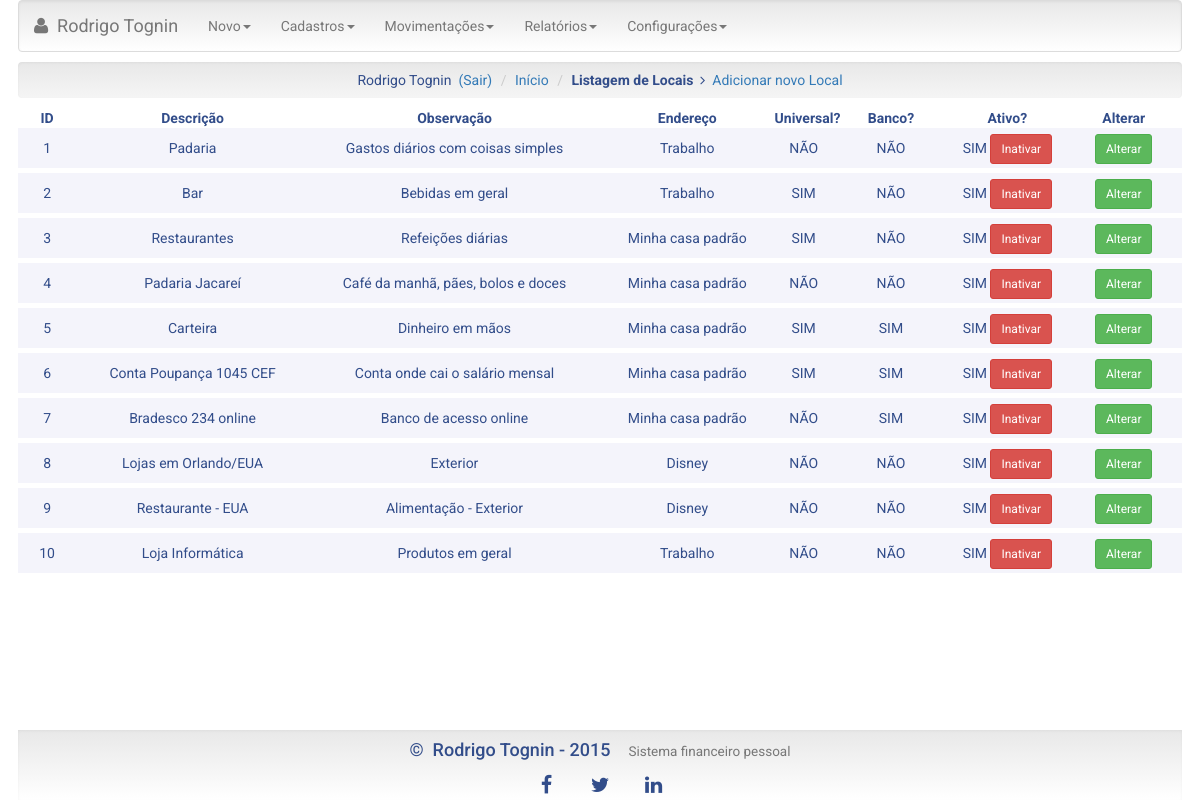
/lista_local.php (signed in), run on the app's committed database.
### tables this page shows
CREATE TABLE IF NOT EXISTS `locais_tb` (
  `loc_id` int(10) NOT NULL AUTO_INCREMENT,
  `loc_usu_id` int(10) NOT NULL,
  `loc_end_usu` int(10) NOT NULL,
  `loc_descricao` varchar(50) NOT NULL,
  `loc_observacao` varchar(250) DEFAULT NULL,
  `loc_ativo` char(1) NOT NULL,
  `loc_banco` char(1) NOT NULL,
  `loc_universal` char(1) NOT NULL,
  PRIMARY KEY (`loc_id`)
);

CREATE TABLE IF NOT EXISTS `enderecos_tb` (
  `end_id` int(10) NOT NULL AUTO_INCREMENT,
  `end_usu_id` int(10) NOT NULL,
  `end_descricao` varchar(50) NOT NULL,
  `end_endereco` varchar(50) DEFAULT NULL,
  `end_numero` varchar(10) DEFAULT NULL,
  `end_complemento` varchar(50) DEFAULT NULL,
  `end_bairro` varchar(50) DEFAULT NULL,
  `end_cidade` varchar(50) NOT NULL,
  `end_estado` char(2) NOT NULL,
  `end_cep` int(8) DEFAULT NULL,
  `end_pais` varchar(20) DEFAULT NULL,
  `end_padrao` char(1) DEFAULT NULL,
  `end_ativo` char(1) NOT NULL,
  PRIMARY KEY (`end_id`)
);

### lista_local.php (the view, shortened to what this page needs)
<?php
   require_once('includes/conexao/conexao.class.php');
   if (!$conn = Conexao::abrir()) {
      header ('Location: principal.php');
      exit;
   }
   $comando = 'SELECT * FROM locais_tb WHERE loc_usu_id = ' . $_SESSION['usu_logado'];
?>
<!doctype html>
<html>
<?php include_once('includes/head_padrao.php'); ?>
<body>
	<div id="principal" class="container-fluid">
    	<head>
         <?php include('menu-interno.php'); ?>
            <ol class="breadcrumb efeito-well mg-bottom-10">
               <li><?php echo $_SESSION['usu_nome']; ?>&nbsp;&nbsp;<a href="logout.php">(Sair)</a></li>
               <li><a href="principal.php">In&iacute;cio</a></li>
               <li><strong>Listagem de Locais</strong>&nbsp;&nbsp;<i class="fa fa-angle-right"></i>&nbsp;&nbsp;<a href="novo_local.php">Adicionar novo Local</a></li>
            </ol>
        </head>
        <section id="fin_conteudo">
           <div id="cabecalho_local" class="visible-lg-block visible-md-block">
              <div id="cab_local_id">ID</div>
              <div id="cab_local_descricao">Descrição</div>
              <div id="cab_local_observacao">Observação</div>
              <div id="cab_local_endereco">Endereço</div>
              <div id="cab_local_universal">Universal?</div>
              <div id="cab_local_banco">Banco?</div>
              <div id="cab_local_ativo">Ativo?</div>
              <div id="cab_local_alterar">Alterar</div>
           </div>
           <div id="dados_local">
           <?php
              $resultado = $conn->query($comando);
              if ($resultado->rowCount() > 0)
              {
                 foreach ($conn->query($comando) as $linha)
                 {
           ?>
                    <div class="visible-lg-block visible-md-block">
                       <div class="impar mg-bottom-5">
                          <div id="dad_local_id"><?php echo $linha['loc_id']; ?></div>
                          <div id="dad_local_descricao"><?php echo $linha['loc_descricao']; ?></div>
                          <div id="dad_local_observacao"><?php echo $linha['loc_observacao']; ?></div>
                          <div id="dad_local_endereco">
                          <?php
                             $ler_end = 'SELECT end_descricao FROM enderecos_tb WHERE end_id = ' . $linha['loc_end_usu'];
                             $endereco = $conn->query($ler_end);
                             $desc = $endereco->fetch(PDO::FETCH_BOTH);
                             echo $desc[0];
                          ?>
                          </div>
                          <div id="dad_local_universal"><?php if ($linha['loc_universal'] == 'S') { echo 'SIM'; } else { echo 'NÃO'; } ?></div>
                          <div id="dad_local_banco"><?php if ($linha['loc_banco'] == 'S') { echo 'SIM'; } else { echo 'NÃO'; } ?></div>
                          <div id="dad_local_ativo">
                          <?php
                             if ($linha['loc_ativo'] == 'S') { echo 'SIM '; } else { echo 'NÃO '; }
                          ?>
                             <button type="button"
                          <?php if ($linha['loc_ativo'] == 'S') { echo ' class="btn btn-danger btn-sm" '; } else { echo ' class="btn btn-primary btn-sm" '; } ?>
                                     data-local-id="<?php echo $linha['loc_id']; ?>"
                                     data-atual="<?php echo $linha['loc_ativo']; ?>">
                                <?php $valor = ($linha['loc_ativo'] == 'S') ? 'Inativar' : 'Ativar'; echo $valor; ?>
                             </button>
                          </div>
                          <div id="dad_local_alterar"><a class="btn btn-success btn-sm" href="novo_local.php?altera=<?php echo $linha['loc_id'] ?>">Alterar</a></div>
                       </div>
                    </div>
           <?php
                 }
              }
           ?>
           </div>
        </section>
        <?php include ('includes/rodape.php'); ?>
    </div>
</body>
</html>

### includes/head_padrao.php (shortened to what this page needs)
<head>
   <link href="lib/bootstrap/css/bootstrap.min.css" type="text/css" rel="stylesheet">
   <link href="css/estilo.css" type="text/css" rel="stylesheet">
   <link href="lib/font-awesome/css/font-awesome.min.css" rel="stylesheet" type="text/css">
</head>

### menu-interno.php (shortened to what this page needs)
<nav class="navbar navbar-default efeito-well2 mg-bottom-10">
   <div class="container-fluid">
      <div class="navbar-header">
         <a class="navbar-brand" href="principal.php"><i class="fa fa-user"></i>&nbsp;&nbsp;<?php echo $_SESSION['usu_nome']; ?></a>
      </div>
      <div class="collapse navbar-collapse" id="bs-example-navbar-collapse-1">
         <ul class="nav navbar-nav">
            <li class="dropdown">
               <a href="#" class="dropdown-toggle" data-toggle="dropdown" role="button" aria-expanded="false">Novo<span class="caret"></span></a>
            </li>
         </ul>
         <ul class="nav navbar-nav">
            <li class="dropdown">
               <a href="#" class="dropdown-toggle" data-toggle="dropdown" role="button" aria-expanded="false">Cadastros<span class="caret"></span></a>
            </li>
         </ul>
         <ul class="nav navbar-nav">
            <li class="dropdown">
               <a href="#" class="dropdown-toggle" data-toggle="dropdown" role="button" aria-expanded="false">Movimentações<span class="caret"></span></a>
            </li>
         </ul>
         <ul class="nav navbar-nav">
            <li class="dropdown">
               <a href="#" class="dropdown-toggle" data-toggle="dropdown" role="button" aria-expanded="false">Relatórios<span class="caret"></span></a>
            </li>
         </ul>
         <ul class="nav navbar-nav">
            <li class="dropdown">
               <a href="#" class="dropdown-toggle" data-toggle="dropdown" role="button" aria-expanded="false">Configurações<span class="caret"></span></a>
            </li>
         </ul>
      </div>
   </div>
</nav>

### includes/rodape.php (shortened to what this page needs)
<footer class="efeito-well2">
   <h4>&copy;&nbsp;&nbsp;Rodrigo Tognin - 2015<div class="hidden-xs em-linha">&nbsp;&nbsp;&nbsp;&nbsp;<small>Sistema financeiro pessoal</div></small></h4>
   <div class="hidden-xs em-linha">
      <a href="https://www.facebook.com/rodrigo.tognin.5" class="btn-social btn-outline"><i class="fa fa-fw fa-facebook"></i></a>
      <a href="https://twitter.com/rotognin" class="btn-social btn-outline"><i class="fa fa-fw fa-twitter"></i></a>
      <a href="https://www.linkedin.com/pub/rodrigo-tognin/52/b60/1bb" class="btn-social btn-outline"><i class="fa fa-fw fa-linkedin"></i></a>
   </div>
</footer>

### css/estilo.css (style rules this page uses)
body { font-family: 'Roboto', sans-serif !important; height:auto; width:100%; margin:0px; padding:0px; padding-bottom:70px; background-color:#FFFFFF; }
#principal { width:97%; height:auto; min-height:200px; margin:0 auto; padding:0px; background-color:#FFFFFF; text-align:center; color:rgba(50, 77,138,1); }
#conteudo, #sobre, #fin_conteudo, #contato, #usu_conteudo, #acesso, #novo_cadastro { width:100%; height:auto; min-height:200px; background-color:#FFFFFF; }
footer { width:inherit; margin:0 auto; height:auto; background:rgba(200,200,200,0.2); position:fixed; bottom:0px; z-index:100; }
#cabecalho_local, #cabecalho_local_xs, #cabecalho_local_sm { width:100%; height:20px; line-height:20px; font-weight:bold; }
#dados_usuarios, #dados_enderecos, #dados_local { width:100%; height:30px; line-height:30px; }
.impar { height:40px; line-height:40px; vertical-align:center; }
.impar:nth-of-type(odd) { background:rgba(240,240,250,0.7); }
#cab_local_id, #dad_local_id { width:5%; float:left; }
#cab_local_descricao, #dad_local_descricao { width:20%; float:left; }
#cab_local_endereco, #dad_local_endereco { width:15%; float:left; }
#cab_local_observacao, #dad_local_observacao { width:25%; float:left; }
#cab_local_universal, #dad_local_universal { width:5%; float:left; }
#cab_local_banco, #dad_local_banco { width:10%; float:left; }
#cab_local_ativo, #dad_local_ativo { width:10%; float:left; }
#cab_local_alterar, #dad_local_alterar { width:10%; float:left; }
.mg-bottom-5 { margin-bottom:5px !important; }
.mg-bottom-10 { margin-bottom:10px !important; }
.efeito-well { background-image: -webkit-linear-gradient(top, #e8e8e8 0%, #f5f5f5 100%); background-image: -o-linear-gradient(top, #e8e8e8 0%, #f5f5f5 100%); background-image: -webkit-gradient(linear, left top, left bottom, from(#e8e8e8), to(#f5f5f5)); background-image: linear-gradient(to bottom, #e8e8e8 0%, #f5f5f5 100%); filter: progid:DXImageTransform.Microsoft.gradient(startColorstr='#ffe8e8e8', endColorstr='#fff5f5f5', GradientType=0); background-repeat: repeat-x; border-color: #dcdcdc; -webkit-box-shadow: inset 0 1px 3px rgba(0, 0, 0, .05), 0 1px 0 rgba(255, 255, 255, .1); box-shadow: inset 0 1px 3px rgba(0, 0, 0, .05), 0 1px 0 rgba(255, 255, 255, .1); }
.efeito-well2 { background-image: -webkit-linear-gradient(top, #e8e8e8 0%, #ffffff 100%); background-image: -o-linear-gradient(top, #e8e8e8 0%, #ffffff 100%); background-image: -webkit-gradient(linear, left top, left bottom, from(#e8e8e8), to(#ffffff)); background-image: linear-gradient(to bottom, #e8e8e8 0%, #ffffff 100%); filter: progid:DXImageTransform.Microsoft.gradient(startColorstr='#ffe8e8e8', endColorstr='#ffffffff', GradientType=0); background-repeat: repeat-x; border-color: #dcdcdc; -webkit-box-shadow: inset 0 1px 3px rgba(0, 0, 0, .05), 0 1px 0 rgba(255, 255, 255, .1); box-shadow: inset 0 1px 3px rgba(0, 0, 0, .05), 0 1px 0 rgba(255, 255, 255, .1); }
.btn-social { display: inline-block; width: 50px; height: 30px; border-radius: 100%; text-align: center; font-size: 20px; line-height: 30px; }
.btn-outline { font-size: 20px; color:#324D8A; transition: all .2s ease-in-out; }
.em-linha { display:inline; }

### data on the page
locais_tb: loc_id "1", loc_descricao "Padaria", loc_observacao "Gastos diários com coisas simples", enderecos_tb.end_descricao "Trabalho", loc_universal "NÃO", loc_banco "NÃO", shows "SIM", loc_ativo "Inativar"
locais_tb: loc_id "2", loc_descricao "Bar", loc_observacao "Bebidas em geral", enderecos_tb.end_descricao "Trabalho", loc_universal "SIM", loc_banco "NÃO", loc_ativo "Inativar"
locais_tb: loc_id "3", loc_descricao "Restaurantes", loc_observacao "Refeições diárias", enderecos_tb.end_descricao "Minha casa padrão", loc_universal "SIM", loc_banco "NÃO", loc_ativo "Inativar"
locais_tb: loc_id "4", loc_descricao "Padaria Jacareí", loc_observacao "Café da manhã, pães, bolos e doces", enderecos_tb.end_descricao "Minha casa padrão", loc_universal "NÃO", loc_banco "NÃO", shows "SIM", loc_ativo "Inativar"
locais_tb: loc_id "5", loc_descricao "Carteira", loc_observacao "Dinheiro em mãos", enderecos_tb.end_descricao "Minha casa padrão", loc_universal "SIM", loc_banco "SIM", loc_ativo "Inativar"
locais_tb: loc_id "6", loc_descricao "Conta Poupança 1045 CEF", loc_observacao "Conta onde cai o salário mensal", enderecos_tb.end_descricao "Minha casa padrão", loc_universal "SIM", loc_banco "SIM", loc_ativo "Inativar"
locais_tb: loc_id "7", loc_descricao "Bradesco 234 online", loc_observacao "Banco de acesso online", enderecos_tb.end_descricao "Minha casa padrão", loc_universal "NÃO", loc_banco "SIM", loc_ativo "Inativar"
locais_tb: loc_id "8", loc_descricao "Lojas em Orlando/EUA", loc_observacao "Exterior", enderecos_tb.end_descricao "Disney", loc_universal "NÃO", loc_banco "NÃO", shows "SIM", loc_ativo "Inativar"
locais_tb: loc_id "9", loc_descricao "Restaurante - EUA", loc_observacao "Alimentação - Exterior", enderecos_tb.end_descricao "Disney", loc_universal "NÃO", loc_banco "NÃO", shows "SIM", loc_ativo "Inativar"
locais_tb: loc_id "10", loc_descricao "Loja Informática", loc_observacao "Produtos em geral", enderecos_tb.end_descricao "Trabalho", loc_universal "NÃO", loc_banco "NÃO", shows "SIM", loc_ativo "Inativar"

### other printed values
$_SESSION['usu_nome'] "Rodrigo Tognin"
